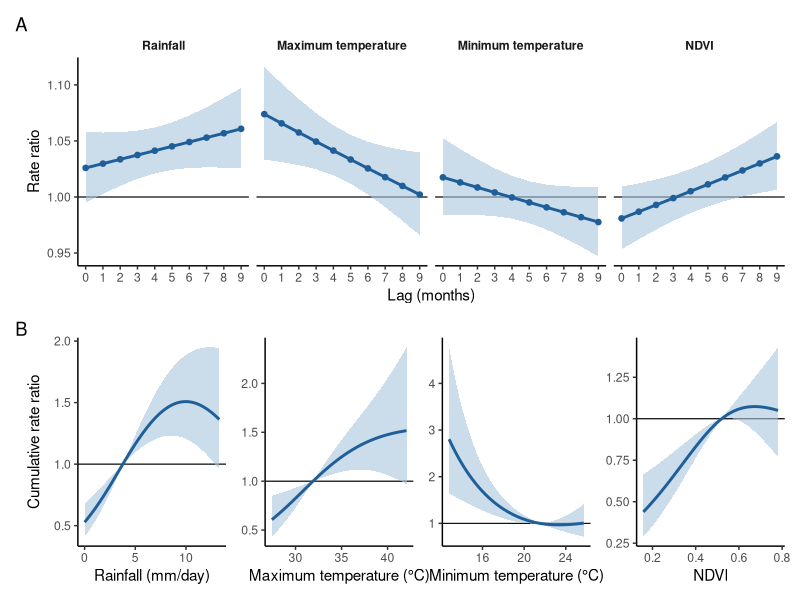
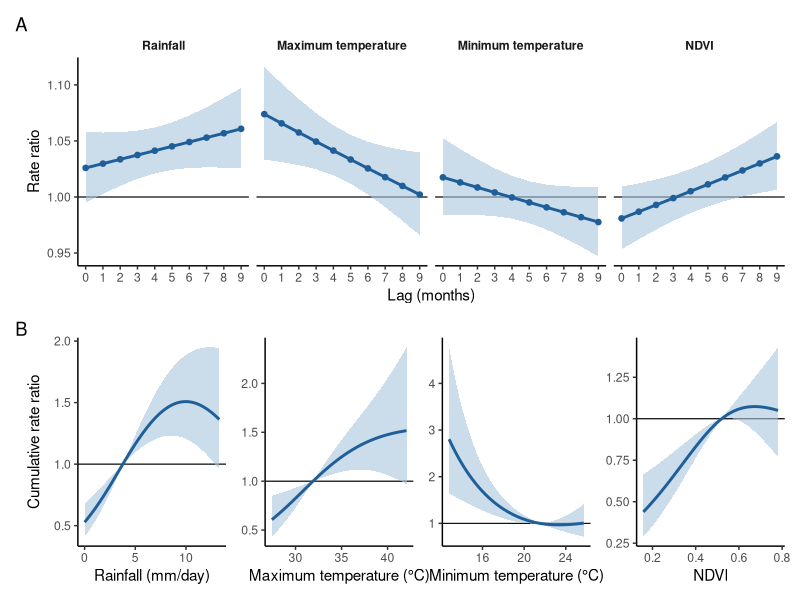
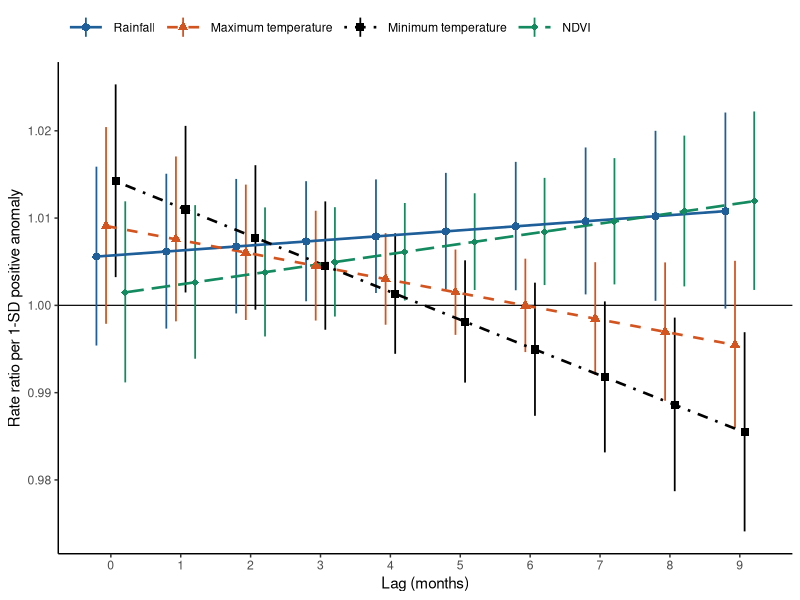
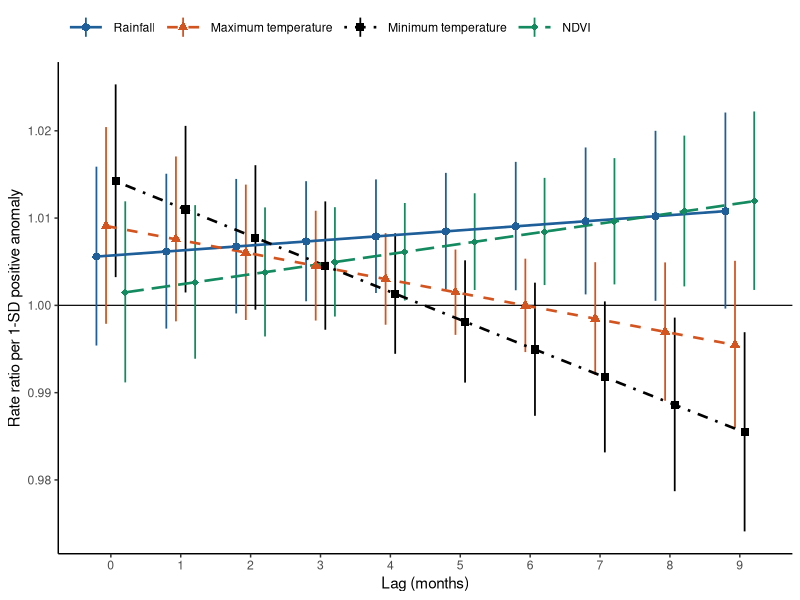

These figures' R source, in order:
# Figures 6 and 7 (Results, sections 3.5 and 3.6). Run after analysis/exposure_response.R.
#   Fig 6: (A) lag-response at the 90th percentile versus the median; (B) cumulative exposure-response over lags 0-9.
#   Fig 7: lag-response for a 1-SD positive anomaly, from the climatology-anomaly model (all exposures on one axis).
suppressPackageStartupMessages({ library(readr); library(dplyr); library(ggplot2); library(patchwork) })
BLUE <- "#1F5F99"; BAND <- "#A9C4DE"
LAB <- c(rainfall = "Rainfall", tmax = "Maximum temperature", tmin = "Minimum temperature", ndvi = "NDVI")
XLAB <- c(rainfall = "Rainfall (mm/day)", tmax = "Maximum temperature (\u00B0C)", tmin = "Minimum temperature (\u00B0C)", ndvi = "NDVI")
th <- theme_classic(base_size = 11) + theme(strip.background = element_blank(), strip.text = element_text(face = "bold"))
save_fig <- function(p, name, w, h) {
  ggsave(file.path("figures", paste0(name, ".png")), p, width = w, height = h, dpi = 300, bg = "white")
  ggsave(file.path("figures", paste0(name, ".pdf")), p, width = w, height = h, device = cairo_pdf, bg = "white")
}
lc <- read_csv("analysis/output/rr_lag_curves.csv", show_col_types = FALSE) |> filter(percentile == "90th") |>
  mutate(variable = factor(LAB[variable], levels = LAB))
pA <- ggplot(lc, aes(lag, RR)) + geom_hline(yintercept = 1, linewidth = 0.4) +
  geom_ribbon(aes(ymin = lo, ymax = hi), fill = BAND, alpha = 0.6) + geom_line(colour = BLUE, linewidth = 1) +
  geom_point(colour = BLUE, size = 1.6) + facet_wrap(~ variable, nrow = 1) +
  scale_x_continuous(breaks = 0:9) + labs(x = "Lag (months)", y = "Rate ratio", tag = "A") + th
cc <- read_csv("analysis/output/rr_cumulative_curves.csv", show_col_types = FALSE)
pB <- wrap_plots(lapply(names(LAB), function(v) {
  ggplot(filter(cc, variable == v), aes(x, RR)) + geom_hline(yintercept = 1, linewidth = 0.4) +
    geom_ribbon(aes(ymin = lo, ymax = hi), fill = BAND, alpha = 0.6) + geom_line(colour = BLUE, linewidth = 1) +
    labs(x = XLAB[[v]], y = if (v == "rainfall") "Cumulative rate ratio" else NULL, tag = if (v == "rainfall") "B" else NULL) + th
}), nrow = 1)
save_fig(pA / pB, "Fig6", 10, 6.4)

an <- read_csv("analysis/output/anomaly_lag_curves.csv", show_col_types = FALSE) |> filter(anomaly_sd == 1) |>
  mutate(variable = factor(LAB[variable], levels = LAB))
VCOL <- c("Rainfall" = "#1F5F99", "Maximum temperature" = "#D4541F", "Minimum temperature" = "#000000", "NDVI" = "#138A5F")
VLT  <- c("Rainfall" = "solid", "Maximum temperature" = "dashed", "Minimum temperature" = "dotdash", "NDVI" = "longdash")
VSH  <- c("Rainfall" = 16, "Maximum temperature" = 17, "Minimum temperature" = 15, "NDVI" = 18)
dg <- position_dodge(width = 0.55)
p7 <- ggplot(an, aes(lag, RR, colour = variable, linetype = variable, shape = variable, group = variable)) +
  geom_hline(yintercept = 1, linewidth = 0.4) +
  geom_linerange(aes(ymin = lo, ymax = hi), position = dg, linewidth = 0.6, linetype = "solid") +
  geom_line(position = dg, linewidth = 0.9) + geom_point(position = dg, size = 2.4) +
  scale_colour_manual(values = VCOL, name = NULL) + scale_linetype_manual(values = VLT, name = NULL) +
  scale_shape_manual(values = VSH, name = NULL) +
  scale_x_continuous(breaks = 0:9) +
  labs(x = "Lag (months)", y = "Rate ratio per 1-SD positive anomaly") +
  theme_classic(base_size = 11) + theme(legend.position = "top", legend.justification = "left", legend.key.width = unit(2, "lines"))
save_fig(p7, "Fig7", 7.5, 4.8)
cat("saved figures/Fig6 and Fig7\n")
